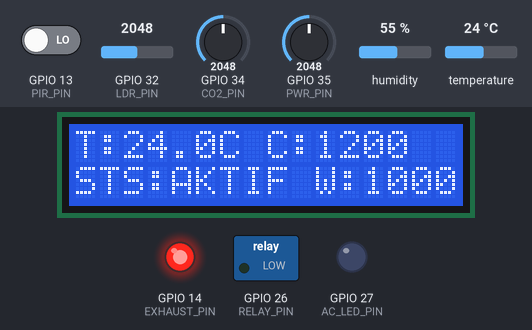
A sketch run on a simulated ESP32. On the bench: 16×2 character LCD, switched loads named in the sketch (green lamp = pin HIGH), output pins drawn as LEDs (lit = HIGH). The inputs (shaded band) are chosen by the test bench; at power-on: temperature 24 °C, GPIO 34 (CO2_PIN) = 2048, GPIO 35 (PWR_PIN) = 2048, GPIO 13 (PIR_PIN) LOW, GPIO 32 (LDR_PIN) = 2048, humidity 55 %.

Above: at 3.2 s.
3.3 s: temperature set to 25.5 °C
At 5.5 s:
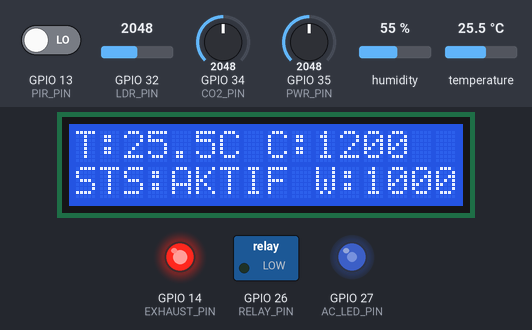
6.6 s: GPIO 34 (CO2_PIN) set to 1582
At 8.0 s:
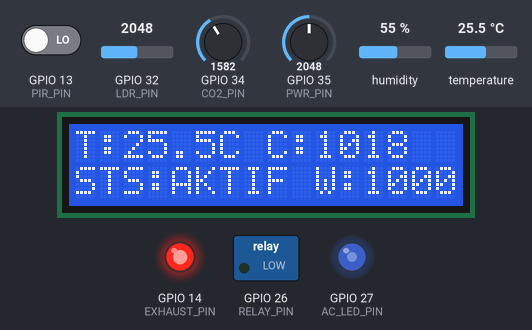
8.6 s: GPIO 34 (CO2_PIN) set to 1488
At 15.9 s:
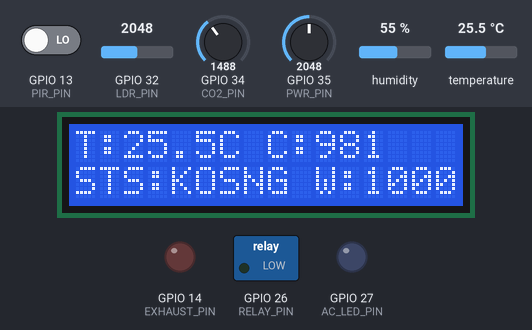
16.2 s: GPIO 35 (PWR_PIN) set to 2866
At 18.2 s:
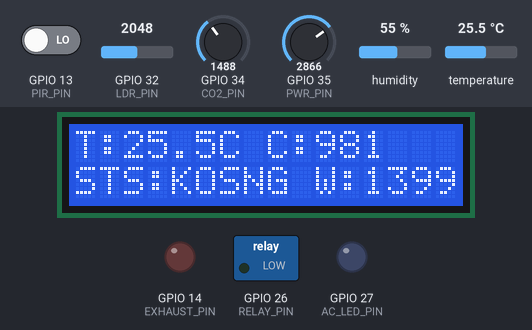
18.6 s: GPIO 13 (PIR_PIN) driven HIGH
At 19.5 s:
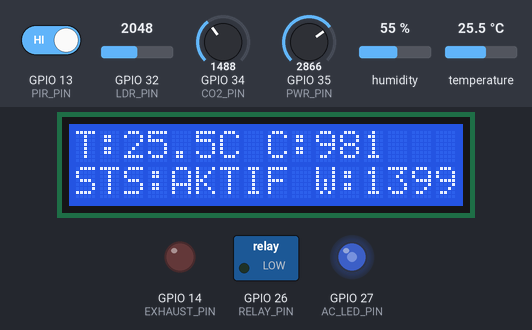
20.6 s: GPIO 32 (LDR_PIN) set to 1302
22.3 s: GPIO 32 (LDR_PIN) set to 1169
At 24.0 s:
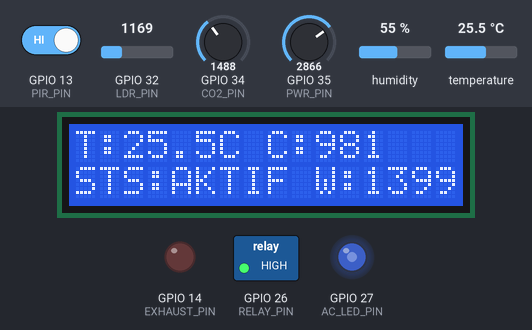
Timing chart, 0 to 25.5 s (numbered marks = the images above; inputs shaded):
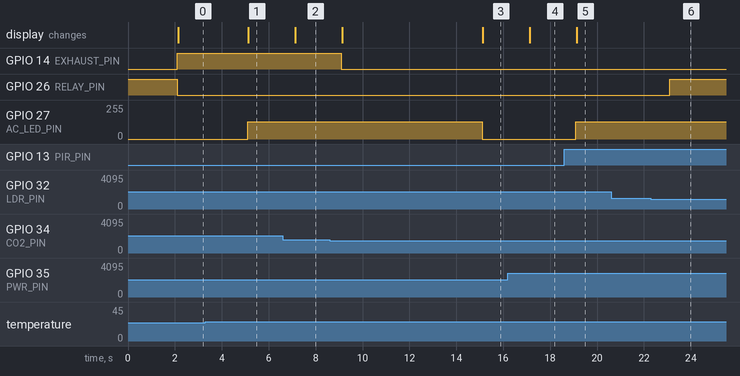

Measured:
- the behaviour switches between 25 and 25.1 °C on temperature (found by bisection; images 0 and 1)
- the behaviour switches between 1539 and 1538 on GPIO 34 (CO2_PIN) (found by bisection; images 2 and 3)
- the behaviour switches between 1233 and 1232 on GPIO 32 (LDR_PIN) (found by bisection; images 5 and 6)
- after the input at 3.3 s, GPIO 27 (AC_LED_PIN): 0/255 → 128/255 after 1.8 s; the display: changes after 1.8 s (image 1)
- after the input at 6.6 s, the display: changes after 0.53 s (image 2)
- after the input at 8.6 s, GPIO 14 (EXHAUST_PIN): HIGH → LOW after 0.50 s instead of 6.5 s; the display: first changes after 0.53 s (image 3 shows a later state)
- after the input at 16.2 s, the display: changes after 0.94 s (image 4)
- after the input at 18.6 s, GPIO 27 (AC_LED_PIN): 0/255 → 128/255 after 0.50 s; the display: changes after 0.53 s (image 5)
- after the input at 22.3 s, GPIO 26 (RELAY_PIN): LOW → HIGH after 0.80 s

The sketch:

main.ino
```cpp
#include <Wire.h>
#include <LiquidCrystal_I2C.h>
#include <DHT.h>

// ================= KONFIGURASI PIN ESP32 =================
#define PIR_PIN     13  // Simulasi Radar LD2450
#define DHT_PIN     15  // Sensor Suhu
#define DHT_TYPE    DHT22
#define CO2_PIN     34  // Potensiometer 1 (Analog) - Simulasi SCD41
#define PWR_PIN     35  // Potensiometer 2 (Analog) - Simulasi PZEM
#define LDR_PIN     32  // LDR (Analog) - Simulasi TSL2591

#define RELAY_PIN   26  // Simulasi SSR Lampu
#define AC_LED_PIN  27  // Simulasi IR Blaster AC (PWM)
#define EXHAUST_PIN 14  // Simulasi Exhaust Fan (CO2)

// ================= OBJEK & VARIABEL =================
LiquidCrystal_I2C lcd(0x27, 16, 2);
DHT dht(DHT_PIN, DHT_TYPE);

// Variabel Timer Non-Blocking (RTOS Concept)
unsigned long previousMillis = 0;
const long interval = 1000; // Baca sensor setiap 1 detik

// Timer Simulasi Kelas Kosong (Dipercepat jadi 15 Detik untuk PoC)
unsigned long lastMotionTime = 0;
const unsigned long emptyTimeout = 15000;
bool isOccupied = true;

void setup() {
  Serial.begin(115200);

  // Inisialisasi Pin
  pinMode(PIR_PIN, INPUT);
  // Pin Analog di ESP32 tidak perlu dideklarasikan pinMode, tapi aman dibiarkan

  pinMode(RELAY_PIN, OUTPUT);
  pinMode(AC_LED_PIN, OUTPUT);
  pinMode(EXHAUST_PIN, OUTPUT);

  // Status Awal Aktuator (Menyala)
  digitalWrite(RELAY_PIN, HIGH);
  digitalWrite(AC_LED_PIN, LOW);
  digitalWrite(EXHAUST_PIN, LOW);

  // Inisialisasi LCD & DHT
  lcd.init();
  lcd.backlight();
  dht.begin();

  lcd.setCursor(0, 0);
  lcd.print("Smart Class Node");
  lcd.setCursor(0, 1);
  lcd.print("System Booting..");
  delay(2000);
  lcd.clear();
}

void loop() {
  unsigned long currentMillis = millis();

  // 1. EVALUASI PRIORITAS 1: DETEKSI KEHADIRAN (PIR)
  int motionStatus = digitalRead(PIR_PIN);
  if (motionStatus == HIGH) {
    lastMotionTime = currentMillis; // Reset timer jika ada orang
    isOccupied = true;
  } else {
    // Jika tidak ada gerakan melebihi batas waktu
    if (currentMillis - lastMotionTime >= emptyTimeout) {
      isOccupied = false;
    }
  }

  // 2. AKUISISI DATA & EVALUASI (Tiap 1 Detik)
  if (currentMillis - previousMillis >= interval) {
    previousMillis = currentMillis;

    // Membaca Sensor Lingkungan
    float temp = dht.readTemperature();

    // Konversi nilai Analog ADC ESP32 (0-4095) ke besaran simulasi riil
    int co2Raw = analogRead(CO2_PIN);
    int co2Level = map(co2Raw, 0, 4095, 400, 2000); // Simulasi 400 - 2000 ppm

    int ldrRaw = analogRead(LDR_PIN);
    int luxLevel = map(ldrRaw, 0, 4095, 0, 1000);   // Simulasi 0 - 1000 Lux

    int pwrRaw = analogRead(PWR_PIN);
    int pwrWatt = map(pwrRaw, 0, 4095, 0, 2000);    // Simulasi Beban 0 - 2000 Watt

    // ================= EDGE LOGIC (AKTUASI) =================
    if (isOccupied) {
      // --- KELAS ADA ORANG ---
      digitalWrite(RELAY_PIN, HIGH); // Lampu Kelas Menyala default

      // Logika Cahaya (Prioritas 3)
      if (luxLevel > 300) {
        digitalWrite(RELAY_PIN, LOW); // Matikan lampu jika siang terik
      }

      // Logika Termal (Prioritas 2)
      if (temp > 25.0) {
        analogWrite(AC_LED_PIN, 128); // Tembak IR AC On (LED Biru menyala setengah)
      } else {
        analogWrite(AC_LED_PIN, 0);   // AC Standby/Mati
      }

      // Logika Kualitas Udara (Prioritas 2)
      if (co2Level > 1000) {
        digitalWrite(EXHAUST_PIN, HIGH); // Nyalakan Exhaust Fan (LED Merah)
      } else {
        digitalWrite(EXHAUST_PIN, LOW);  // Matikan Exhaust Fan
      }

    } else {
      // --- KELAS KOSONG (Prioritas 1: Matikan Semua) ---
      digitalWrite(RELAY_PIN, LOW);    // Matikan Lampu (SSR)
      analogWrite(AC_LED_PIN, 0);      // Matikan AC
      digitalWrite(EXHAUST_PIN, LOW);  // Matikan Exhaust Fan
    }

    // ================= UPDATE DASHBOARD LOKAL (LCD) =================
    lcd.setCursor(0, 0);
    lcd.print("T:");
    lcd.print(temp, 1);
    lcd.print("C C:");
    lcd.print(co2Level);
    lcd.print("   "); // Padding agar angka tidak berbayang

    lcd.setCursor(0, 1);
    if (isOccupied) {
      lcd.print("STS:AKTIF W:");
    } else {
      lcd.print("STS:KOSNG W:");
    }
    lcd.print(pwrWatt);
    lcd.print("   ");
  }
}
```
